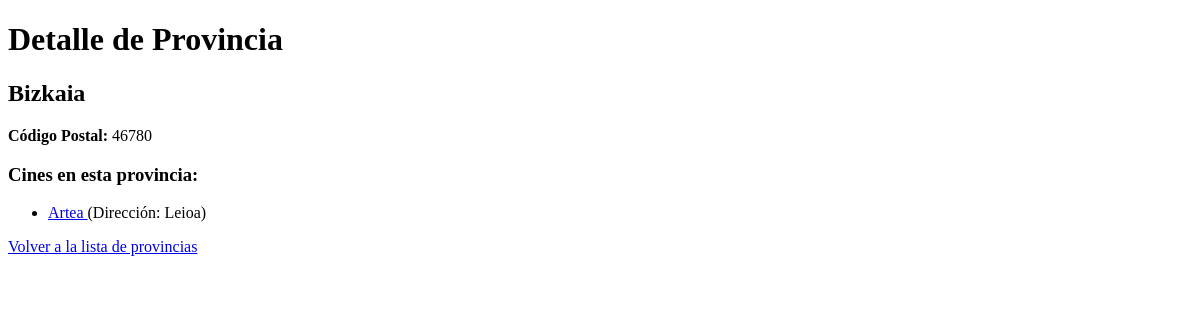
The app's page /appCine/detalle_provincia/1/, older data.
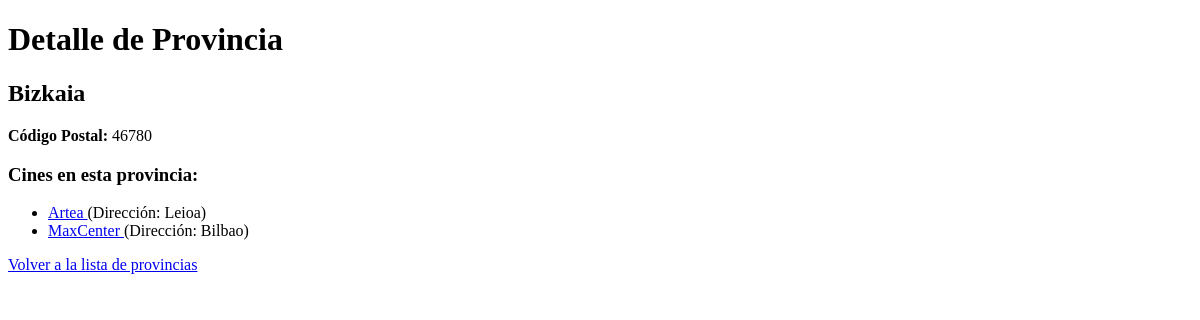
The same page, newer data.
### appCine/models.py (models this page shows, shortened)
class Cine(models.Model):
    id_cine = models.AutoField(primary_key=True)
    nombre_cine = models.CharField(max_length=100)
    direccion = models.CharField(max_length=150)
    provincia = models.ForeignKey(Provincia, related_name='cines', on_delete=models.CASCADE)

### appCine/views.py (the view)
# urls.py: path('detalle_provincia/<int:id_provincia>/', views.detalle_provincia, name='detalle_provincia'),
def detalle_provincia(request, id_provincia):
    provincia = get_object_or_404(Provincia, id_provincia=id_provincia)
    cines = provincia.cines.all()  # Obtiene todos los cines relacionados con la provincia
    context = {'provincia': provincia, 'cines': cines}
    return render(request, 'detalle_provincia.html', context)

### appCine/templates/detalle_provincia.html (shortened to what this page needs)
<!DOCTYPE html>
<html lang="es">
<head>
</head>
<body>
    <h1>Detalle de Provincia</h1>
    <h2>{{ provincia.nombre_provincia }}</h2>
    <p><strong>Código Postal:</strong> {{ provincia.codigo_postal }}</p>
    <h3>Cines en esta provincia:</h3>
    {% if cines %}
        <ul>
            {% for cine in cines %}
                <li>
                    <a href="{% url 'detalle_cine' cine.id_cine %}">
                        {{ cine.nombre_cine }}
                    </a>
                    (Dirección: {{ cine.direccion }})
                </li>
            {% endfor %}
        </ul>
    {% else %}
        <p>No hay cines disponibles en esta provincia.</p>
    {% endif %}
    <a href="{% url 'lista_provincias' %}">Volver a la lista de provincias</a>
</body>
</html>

Row changes from the older to the newer data that the page shows:
added Cine: nombre_cine "MaxCenter", direccion "Bilbao"
